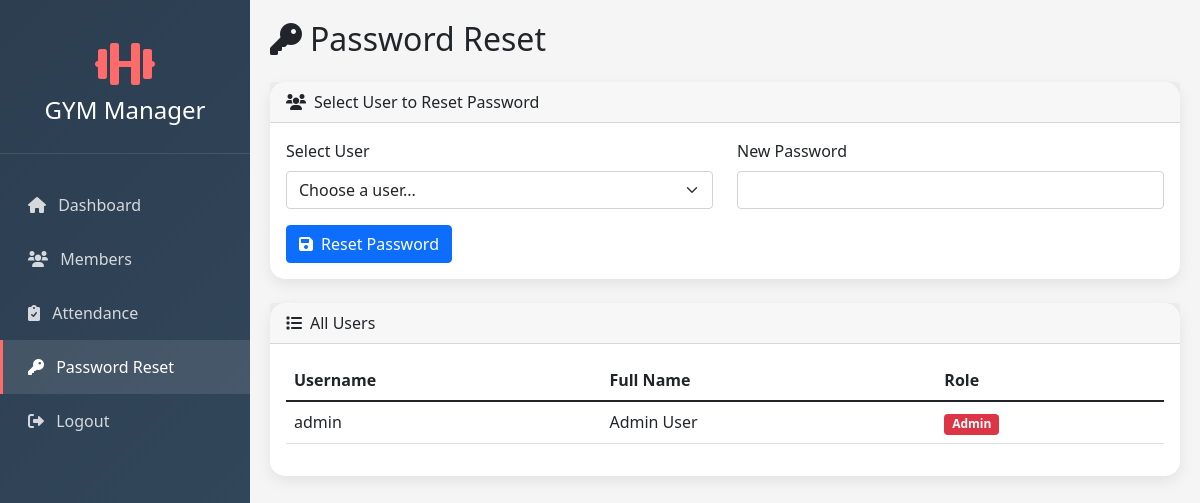
/admin/admin_reset.php (signed in), run on the app's committed database.
### tables this page shows
CREATE TABLE IF NOT EXISTS users (
    id INT PRIMARY KEY AUTO_INCREMENT,
    username VARCHAR(50) UNIQUE NOT NULL,
    password VARCHAR(255) NOT NULL,
    full_name VARCHAR(100) NOT NULL,
    email VARCHAR(100),
    role ENUM('admin', 'staff') DEFAULT 'staff',
    created_at TIMESTAMP DEFAULT CURRENT_TIMESTAMP
);

### admin/admin_reset.php (the view, shortened to what this page needs)
<?php
$db = new Database();
$conn = $db->connect();
$stmt = $conn->query("SELECT id, username, full_name, role FROM users ORDER BY username");
$users = $stmt->fetchAll(PDO::FETCH_ASSOC);
?>
<!DOCTYPE html>
<html lang="en">
<head>
    <link href="https://cdn.jsdelivr.net/npm/bootstrap@5.1.3/dist/css/bootstrap.min.css" rel="stylesheet">
    <link href="https://cdnjs.cloudflare.com/ajax/libs/font-awesome/6.0.0/css/all.min.css" rel="stylesheet">
</head>
<body>
    <div class="sidebar">
        <div class="logo">
            <i class="fas fa-dumbbell"></i>
            <h4 class="mt-2">GYM Manager</h4>
        </div>
        <nav class="nav flex-column mt-4">
            <a class="nav-link" href="../index.php">
                <i class="fas fa-home me-2"></i> Dashboard
            </a>
            <a class="nav-link" href="membership.php">
                <i class="fas fa-users me-2"></i> Members
            </a>
            <a class="nav-link" href="attendance.php">
                <i class="fas fa-clipboard-check me-2"></i> Attendance
            </a>
            <a class="nav-link active" href="admin_reset.php">
                <i class="fas fa-key me-2"></i> Password Reset
            </a>
            <a class="nav-link" href="../logout.php">
                <i class="fas fa-sign-out-alt me-2"></i> Logout
            </a>
        </nav>
    </div>
    <div class="main-content">
        <h2 class="mb-4"><i class="fas fa-key me-2"></i>Password Reset</h2>
        <div class="card">
            <div class="card-header">
                <i class="fas fa-users me-2"></i>Select User to Reset Password
            </div>
            <div class="card-body">
                <form method="POST">
                    <div class="row">
                        <div class="col-md-6">
                            <label class="form-label">Select User</label>
                            <select class="form-select" name="user_id" required>
                                <option value="">Choose a user...</option>
                            </select>
                        </div>
                        <div class="col-md-6">
                            <label class="form-label">New Password</label>
                            <input type="password" class="form-control" name="new_password" required>
                        </div>
                    </div>
                    <div class="mt-3">
                        <button type="submit" name="reset_password" class="btn btn-primary">
                            <i class="fas fa-save me-2"></i>Reset Password
                        </button>
                    </div>
                </form>
            </div>
        </div>
        <div class="card mt-4">
            <div class="card-header">
                <i class="fas fa-list me-2"></i>All Users
            </div>
            <div class="card-body">
                <div class="table-responsive">
                    <table class="table table-hover">
                        <thead>
                            <tr>
                                <th>Username</th>
                                <th>Full Name</th>
                                <th>Role</th>
                            </tr>
                        </thead>
                        <tbody>
                            <?php foreach ($users as $user): ?>
                            <tr>
                                <td><?php echo $user['username']; ?></td>
                                <td><?php echo $user['full_name']; ?></td>
                                <td><span class="badge bg-<?php echo $user['role'] === 'admin' ? 'danger' : 'secondary'; ?>"><?php echo ucfirst($user['role']); ?></span></td>
                            </tr>
                            <?php endforeach; ?>
                        </tbody>
                    </table>
                </div>
            </div>
        </div>
    </div>
</body>
</html>

### admin/admin_reset.php (style rules this page uses)
:root { --primary-color: #ff6b6b; --secondary-color: #4ecdc4; --dark-color: #2c3e50; }
body { font-family: 'Segoe UI', Tahoma, Geneva, Verdana, sans-serif; background-color: #f5f5f5; }
.sidebar { background: linear-gradient(135deg, var(--dark-color) 0%, #34495e 100%); min-height: 100vh; position: fixed; top: 0; left: 0; width: 250px; padding-top: 20px; color: white; }
.sidebar .logo { text-align: center; padding: 20px; border-bottom: 1px solid rgba(255,255,255,0.1); }
.sidebar .logo i { font-size: 3rem; color: var(--primary-color); }
.sidebar .nav-link { color: rgba(255,255,255,0.8); padding: 15px 25px; border-left: 3px solid transparent; transition: all 0.3s; }
.sidebar .nav-link:hover, .sidebar .nav-link.active { background: rgba(255,255,255,0.1); color: white; border-left-color: var(--primary-color); }
.main-content { margin-left: 250px; padding: 20px; }
.card { border: none; border-radius: 15px; box-shadow: 0 5px 15px rgba(0,0,0,0.08); }

### data on the page
users: username "admin", full_name "Admin User", role "Admin"
